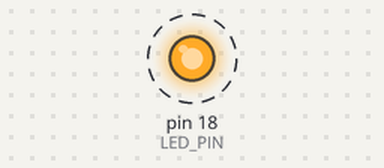
Bench run of a sketch on a simulated Arduino Uno, built with avr-gcc and run on an emulated ATmega328P. Shown: output pins drawn as LEDs (lit = HIGH). Dashed ring = blinking.

Above: at 1.05 s.
Timing chart, 0 to 4.0 s (numbered marks = the images above):
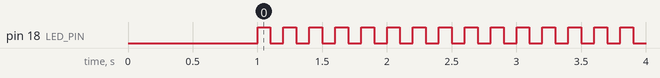

Measured:
- by itself, pin 18 (LED_PIN): alternates HIGH for 0.10 s and LOW for 0.10 s

The sketch:

LED_Blink.ino
```cpp
#define LED_PIN 18

void setup() {
  // put your setup code here, to run once:
  Serial.begin(115200);
  delay(1000);
  pinMode(LED_PIN, OUTPUT);

}

int state = LOW;

void loop() {
  // put your main code here, to run repeatedly:
  state = !state;
  digitalWrite(LED_PIN, state);
  delay(100);

}
```
